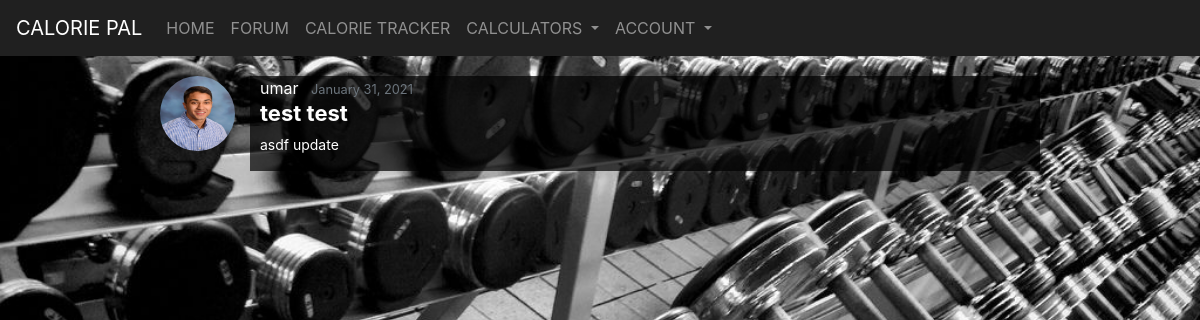
Page /forum/21/ on the committed database.
### webpages/models.py (models this page shows, shortened)
class Post(models.Model):
    title = models.CharField(max_length=100)
    content = models.TextField()
    date_posted = models.DateTimeField(default=timezone.now)
    author = models.ForeignKey(User, on_delete=models.CASCADE)

### users/models.py (models this page shows, shortened)
class Profile(models.Model):
    user = models.OneToOneField(User, on_delete=models.CASCADE)
    image = models.ImageField(default='default.jpg', upload_to='profile_pics')

### webpages/views.py (the view)
# urls.py: path('forum/<int:pk>/', PostDetailView.as_view(), name='forum-detail'),
class PostDetailView(DetailView):
    model = Post

### webpages/templates/webpages/post_detail.html (shortened to what this page needs)
{% extends "webpages/base.html" %}
{% block content %}
    <div class="blog-content">
        <article class="media content-section profile-dim">
          <img class="rounded-circle account-img" src="{{ object.author.profile.image.url }}">
          <div class="media-body wrapper-post">
            <div class="article-metadata">
              <a class="mr-2" href="#">{{ object.author }}</a>
              <small class="text-muted">{{ object.date_posted|date:"F d, Y" }}</small>
            </div>
            <h2 class="article-title">{{ object.title }}</h2>
            <p class="article-content">{{ object.content }}</p>
          </div>
        </article>
    </div>
{% endblock content %}

### webpages/statics/css/style.css (style rules this page uses)
* { color: white; box-sizing: border-box; margin: 0; padding: 0; }
html { overflow: scroll; }
body { background-image: url("../images/dumbbell bg.jpg"); background-color: black; height: 100%; background-position: center; background-size: cover; background-attachment: fixed; }
.blog-content { width: 900px; margin-top: 10px; margin: 20px auto; }
.profile-dim { margin: 10px 10px 10px 10px; }
.profile-dim img { width: 100%; height: auto; position: relative; width: 75px; height: 75px; overflow: hidden; border-radius: 50%; }
.wrapper-post { margin-left: 15px; padding-left: 10px; background-color: rgba(0,0,0, 0.7); }
.wrapper-post a { color: white; text-decoration: none; }
.article-title { font-size: 22px; font-weight: bold; }
.wrapper-post p { font-size: 14px; }

### rows in the picture
Post: author.profile.image (picture), author "umar", date_posted "January 31, 2021", title "test test", content "asdf update"
